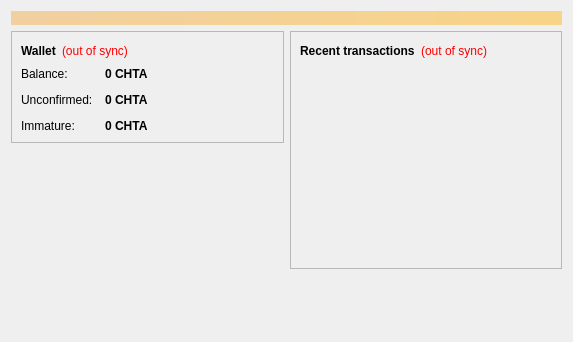
<?xml version="1.0" encoding="UTF-8"?>
<ui version="4.0">
 <class>OverviewPage</class>
 <widget class="QWidget" name="OverviewPage">
  <property name="geometry">
   <rect>
    <x>0</x>
    <y>0</y>
    <width>573</width>
    <height>342</height>
   </rect>
  </property>
  <property name="windowTitle">
   <string>Form</string>
  </property>
  <layout class="QVBoxLayout" name="topLayout">
   <item>
    <widget class="QLabel" name="labelAlerts">
     <property name="visible">
      <bool>false</bool>
     </property>
     <property name="styleSheet">
      <string notr="true">background-color: qlineargradient(x1: 0, y1: 0, x2: 1, y2: 0, stop:0 #F0D0A0, stop:1 #F8D488); color:#000000;</string>
     </property>
     <property name="wordWrap">
      <bool>true</bool>
     </property>
     <property name="margin">
      <number>3</number>
     </property>
    </widget>
   </item>
   <item>
    <layout class="QHBoxLayout" name="horizontalLayout" stretch="1,1">
     <item>
      <layout class="QVBoxLayout" name="verticalLayout_2">
       <item>
        <widget class="QFrame" name="frame">
         <property name="frameShape">
          <enum>QFrame::StyledPanel</enum>
         </property>
         <property name="frameShadow">
          <enum>QFrame::Raised</enum>
         </property>
         <layout class="QVBoxLayout" name="verticalLayout_4">
          <item>
           <layout class="QHBoxLayout" name="horizontalLayout_4">
            <item>
             <widget class="QLabel" name="label_5">
              <property name="font">
               <font>
                <weight>75</weight>
                <bold>true</bold>
               </font>
              </property>
              <property name="text">
               <string>Wallet</string>
              </property>
             </widget>
            </item>
            <item>
             <widget class="QLabel" name="labelWalletStatus">
              <property name="toolTip">
               <string>The displayed information may be out of date. Your wallet automatically synchronizes with the Cheetahcoin network after a connection is established, but this process has not completed yet.</string>
              </property>
              <property name="styleSheet">
               <string notr="true">QLabel { color: red; }</string>
              </property>
              <property name="text">
               <string notr="true">(out of sync)</string>
              </property>
              <property name="alignment">
               <set>Qt::AlignLeading|Qt::AlignLeft|Qt::AlignVCenter</set>
              </property>
             </widget>
            </item>
            <item>
             <spacer name="horizontalSpacer_2">
              <property name="orientation">
               <enum>Qt::Horizontal</enum>
              </property>
              <property name="sizeHint" stdset="0">
               <size>
                <width>40</width>
                <height>20</height>
               </size>
              </property>
             </spacer>
            </item>
           </layout>
          </item>
          <item>
           <layout class="QFormLayout" name="formLayout_2">
            <property name="fieldGrowthPolicy">
             <enum>QFormLayout::AllNonFixedFieldsGrow</enum>
            </property>
            <property name="horizontalSpacing">
             <number>12</number>
            </property>
            <property name="verticalSpacing">
             <number>12</number>
            </property>
            <item row="0" column="0">
             <widget class="QLabel" name="label">
              <property name="text">
               <string>Balance:</string>
              </property>
             </widget>
            </item>
            <item row="0" column="1">
             <widget class="QLabel" name="labelBalance">
              <property name="font">
               <font>
                <weight>75</weight>
                <bold>true</bold>
               </font>
              </property>
              <property name="cursor">
               <cursorShape>IBeamCursor</cursorShape>
              </property>
              <property name="toolTip">
               <string>Your current balance</string>
              </property>
              <property name="text">
               <string notr="true">0 CHTA</string>
              </property>
              <property name="textInteractionFlags">
               <set>Qt::LinksAccessibleByMouse|Qt::TextSelectableByKeyboard|Qt::TextSelectableByMouse</set>
              </property>
             </widget>
            </item>
            <item row="1" column="0">
             <widget class="QLabel" name="label_3">
              <property name="text">
               <string>Unconfirmed:</string>
              </property>
             </widget>
            </item>
            <item row="1" column="1">
             <widget class="QLabel" name="labelUnconfirmed">
              <property name="font">
               <font>
                <weight>75</weight>
                <bold>true</bold>
               </font>
              </property>
              <property name="cursor">
               <cursorShape>IBeamCursor</cursorShape>
              </property>
              <property name="toolTip">
               <string>Total of transactions that have yet to be confirmed, and do not yet count toward the current balance</string>
              </property>
              <property name="text">
               <string notr="true">0 CHTA</string>
              </property>
              <property name="textInteractionFlags">
               <set>Qt::LinksAccessibleByMouse|Qt::TextSelectableByKeyboard|Qt::TextSelectableByMouse</set>
              </property>
             </widget>
            </item>
            <item row="2" column="0">
             <widget class="QLabel" name="labelImmatureText">
              <property name="text">
               <string>Immature:</string>
              </property>
             </widget>
            </item>
            <item row="2" column="1">
             <widget class="QLabel" name="labelImmature">
              <property name="font">
               <font>
                <weight>75</weight>
                <bold>true</bold>
               </font>
              </property>
              <property name="toolTip">
               <string>Mined balance that has not yet matured</string>
              </property>
              <property name="text">
               <string notr="true">0 CHTA</string>
              </property>
              <property name="textInteractionFlags">
               <set>Qt::LinksAccessibleByMouse|Qt::TextSelectableByKeyboard|Qt::TextSelectableByMouse</set>
              </property>
             </widget>
            </item>
           </layout>
          </item>
         </layout>
        </widget>
       </item>
       <item>
        <spacer name="verticalSpacer">
         <property name="orientation">
          <enum>Qt::Vertical</enum>
         </property>
         <property name="sizeHint" stdset="0">
          <size>
           <width>20</width>
           <height>40</height>
          </size>
         </property>
        </spacer>
       </item>
      </layout>
     </item>
     <item>
      <layout class="QVBoxLayout" name="verticalLayout_3">
       <item>
        <widget class="QFrame" name="frame_2">
         <property name="frameShape">
          <enum>QFrame::StyledPanel</enum>
         </property>
         <property name="frameShadow">
          <enum>QFrame::Raised</enum>
         </property>
         <layout class="QVBoxLayout" name="verticalLayout">
          <item>
           <layout class="QHBoxLayout" name="horizontalLayout_2">
            <item>
             <widget class="QLabel" name="label_4">
              <property name="text">
               <string>&lt;b&gt;Recent transactions&lt;/b&gt;</string>
              </property>
             </widget>
            </item>
            <item>
             <widget class="QLabel" name="labelTransactionsStatus">
              <property name="toolTip">
               <string>The displayed information may be out of date. Your wallet automatically synchronizes with the Cheetahcoin network after a connection is established, but this process has not completed yet.</string>
              </property>
              <property name="styleSheet">
               <string notr="true">QLabel { color: red; }</string>
              </property>
              <property name="text">
               <string notr="true">(out of sync)</string>
              </property>
              <property name="alignment">
               <set>Qt::AlignRight|Qt::AlignTrailing|Qt::AlignVCenter</set>
              </property>
             </widget>
            </item>
            <item>
             <spacer name="horizontalSpacer">
              <property name="orientation">
               <enum>Qt::Horizontal</enum>
              </property>
              <property name="sizeHint" stdset="0">
               <size>
                <width>40</width>
                <height>20</height>
               </size>
              </property>
             </spacer>
            </item>
           </layout>
          </item>
          <item>
           <widget class="QListView" name="listTransactions">
            <property name="styleSheet">
             <string notr="true">QListView { background: transparent; }</string>
            </property>
            <property name="frameShape">
             <enum>QFrame::NoFrame</enum>
            </property>
            <property name="verticalScrollBarPolicy">
             <enum>Qt::ScrollBarAlwaysOff</enum>
            </property>
            <property name="horizontalScrollBarPolicy">
             <enum>Qt::ScrollBarAlwaysOff</enum>
            </property>
            <property name="selectionMode">
             <enum>QAbstractItemView::NoSelection</enum>
            </property>
           </widget>
          </item>
         </layout>
        </widget>
       </item>
       <item>
        <spacer name="verticalSpacer_2">
         <property name="orientation">
          <enum>Qt::Vertical</enum>
         </property>
         <property name="sizeHint" stdset="0">
          <size>
           <width>20</width>
           <height>40</height>
          </size>
         </property>
        </spacer>
       </item>
      </layout>
     </item>
    </layout>
   </item>
  </layout>
 </widget>
 <resources/>
 <connections/>
</ui>
